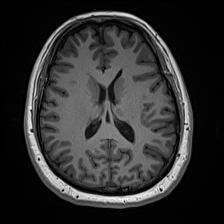
%> input picture old.jpg, 224 x 224 px
$ octave hw3_2.m   (GNU Octave 9; MATLAB toolbox functions it lacks are replaced by stand-ins)
%> lines starting %> are read from the running program, lines starting %| are printed output that depends on the picture
% [27 lines of commented-out code are left out]

m = imread('old.jpg');
%> m is the input picture: size 224x224 uint8; min 0, max 255, mean 47.1


%im = medfilt2(m,[1,1]);
%B = imgaussfilt(m,4);
f = fspecial('unsharp',1);
cf= imfilter(m , f );
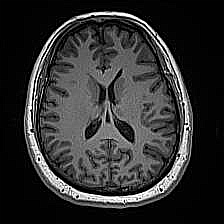
%> cf: size 224x224 uint8; min 0, max 255, mean 48.7
cf2 = medfilt2(cf,[6,1]);
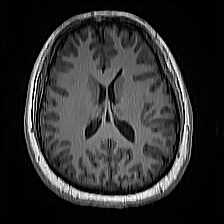
%> cf2: size 224x224 uint8; min 0, max 255, mean 47.5
B = imgaussfilt(cf2,3.1);
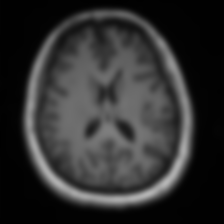
%> B: size 224x224 uint8; min 0, max 181, mean 47.5
%cf2 = medfilt2(B,[6,1]);
figure;
imshow(B,[]);title('my answer');

$ run again, with m.jpg copied over old.jpg
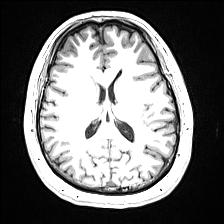
%> input picture m.jpg, 224 x 224 px
%> m is the input picture: size 224x224 uint8; min 0, max 255, mean 114.4
%> `cf= imfilter(m , f );`:
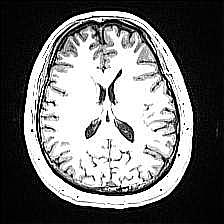
%> cf: size 224x224 uint8; min 0, max 255, mean 112.3
%> `B = imgaussfilt(cf2,3.1);`:
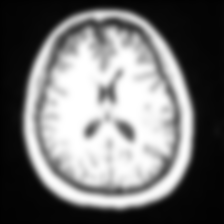
%> B: size 224x224 uint8; min 1, max 255, mean 115
